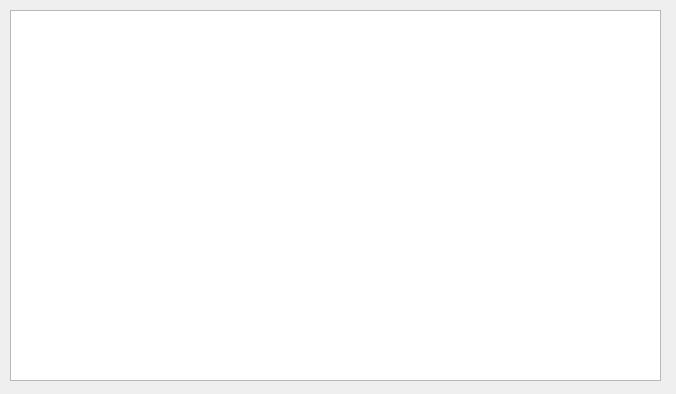
<?xml version="1.0" encoding="UTF-8"?>
<ui version="4.0">
 <class>ViewMyPhotos</class>
 <widget class="QWidget" name="ViewMyPhotos">
  <property name="geometry">
   <rect>
    <x>0</x>
    <y>0</y>
    <width>676</width>
    <height>394</height>
   </rect>
  </property>
  <property name="windowTitle">
   <string>Form</string>
  </property>
  <widget class="QListWidget" name="listWidget">
   <property name="geometry">
    <rect>
     <x>10</x>
     <y>10</y>
     <width>651</width>
     <height>371</height>
    </rect>
   </property>
  </widget>
 </widget>
 <resources/>
 <connections/>
</ui>
